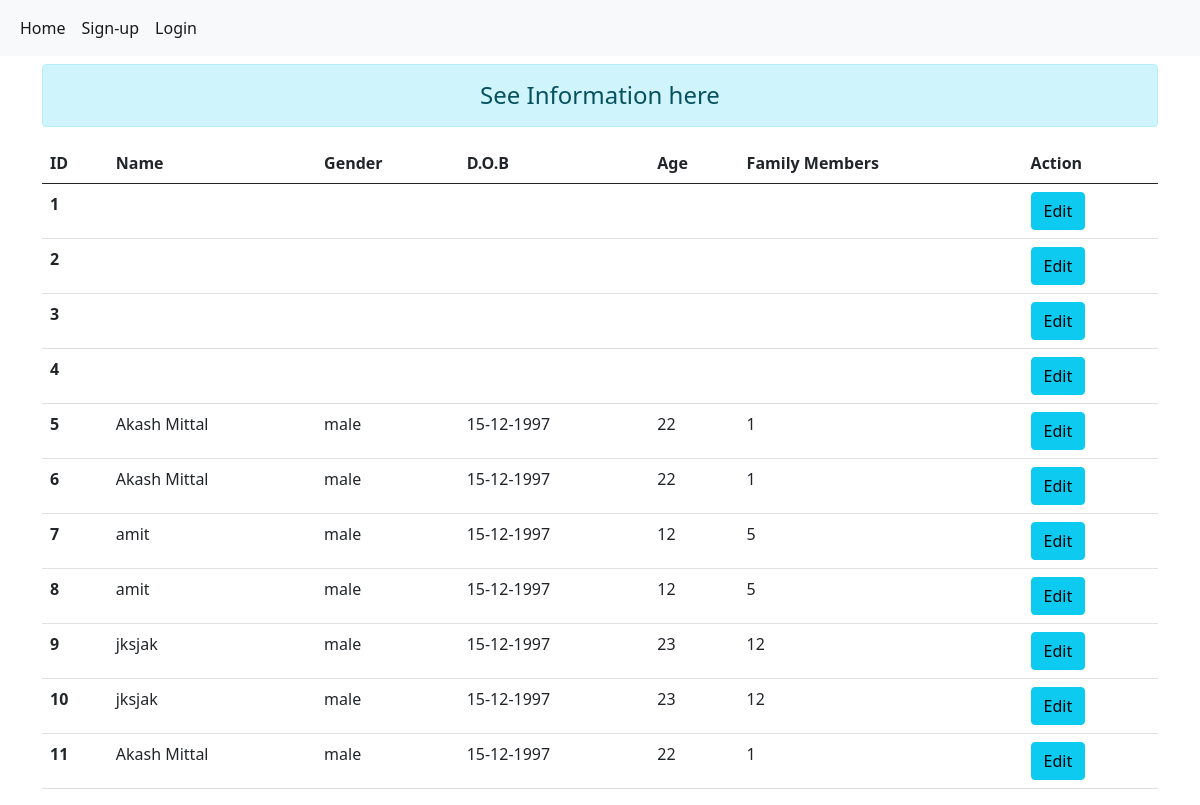
The page /edit/ on the database its author committed.
### app/models.py (models this page shows, shortened)
class Form2(models.Model):
    name=models.CharField(max_length=50)
    dob=models.CharField(max_length=10)
    age=models.CharField(max_length=2)
    gender=models.CharField(max_length=6)
    members=models.CharField(max_length=4)

### app/views.py (the view)
# urls.py: path('edit/', views.edit,name='edit'),
def edit(request):
    stud=Form2.objects.all()
    return render(request,"edit.html",{"stu":stud})

### templates/edit.html
{% extends 'base.html' %}
{% block body %}
<div class="container">
    <div class="col-sm-12 mt-2">
        <h4 class="text-center alert alert-info">See Information here</h4>
        <table class="table table-hover">
            <thead>
                <tr>
                    <th scope="col">ID</th>
                    <th scope="col">Name</th>
                    <th scope="col">Gender</th>
                    <th scope="col">D.O.B</th>
                    <th scope="col">Age</th>
                    <th scope="col">Family Members</th>
                    <th scope="col">Action</th>
                </tr>
            <tbody>
                {% for st in stu %}
                <tr>
                    <th scope="row">{{st.id}}</th>
                    <td>{{st.name}}</td>
                    <td>{{st.gender}}</td>
                    <td>{{st.dob}}</td>
                    <td>{{st.age}}</td>
                    <td>{{st.members}}</td>
                    <td>
                    <a href="{%  url 'updatedata' st.id %}" class="btn btn-info">Edit</a>
                    </td>
                </tr>
                {% endfor %}
            </tbody>
            </thead>
        </table>
    </div>
</div>
{% endblock body %}

### templates/base.html (shortened to what this page needs)
<!doctype html>
<html lang="en">
<head>
    <link href="https://cdn.jsdelivr.net/npm/bootstrap@5.0.0-beta2/dist/css/bootstrap.min.css" rel="stylesheet"
>
</head>
<body>
    <nav class="navbar navbar-expand-lg navbar-light bg-light">
        <div class="container-fluid">
            <div class="collapse navbar-collapse" id="navbarSupportedContent">
                <ul class="navbar-nav me-auto mb-2 mb-lg-0">
                    <li class="nav-item">
                        <a class="nav-link active" aria-current="page" href="/">Home</a>
                    </li>
                    <li class="nav-item">
                        <a class="nav-link active" aria-current="page" href="/signup">Sign-up</a>
                    </li>
                    <li class="nav-item">
                        <a class="nav-link active" aria-current="page" href="/login">Login</a>
                    </li>
                </ul>
            </div>
        </div>
    </nav>
    {% block body %}{% endblock body %}
</body>
</html>

### rows shown on the page
Form2: id "1"
Form2: id "2"
Form2: id "3"
Form2: id "4"
Form2: id "5", name "Akash Mittal", gender "male", dob "15-12-1997", age "22", members "1"
Form2: id "6", name "Akash Mittal", gender "male", dob "15-12-1997", age "22", members "1"
Form2: id "7", name "amit", gender "male", dob "15-12-1997", age "12", members "5"
Form2: id "8", name "amit", gender "male", dob "15-12-1997", age "12", members "5"
Form2: id "9", name "jksjak", gender "male", dob "15-12-1997", age "23", members "12"
Form2: id "10", name "jksjak", gender "male", dob "15-12-1997", age "23", members "12"
Form2: id "11", name "Akash Mittal", gender "male", dob "15-12-1997", age "22", members "1"
